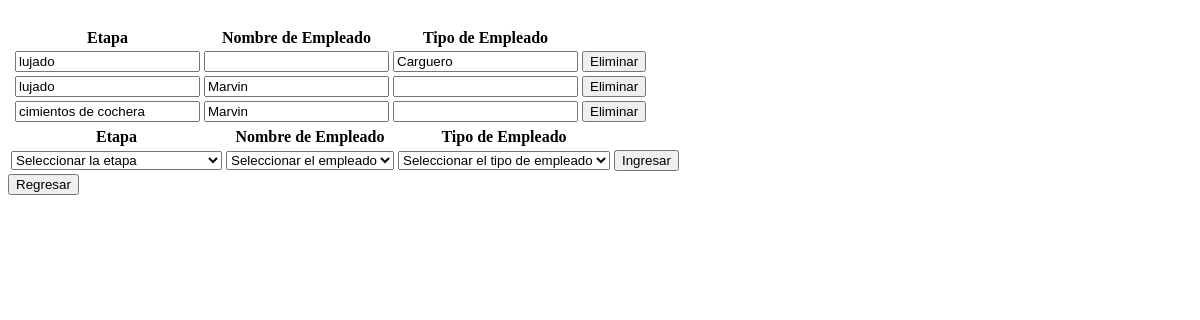
Before: /view/ObraEtapaEmpleadoAsignadoView.php with the older database file.
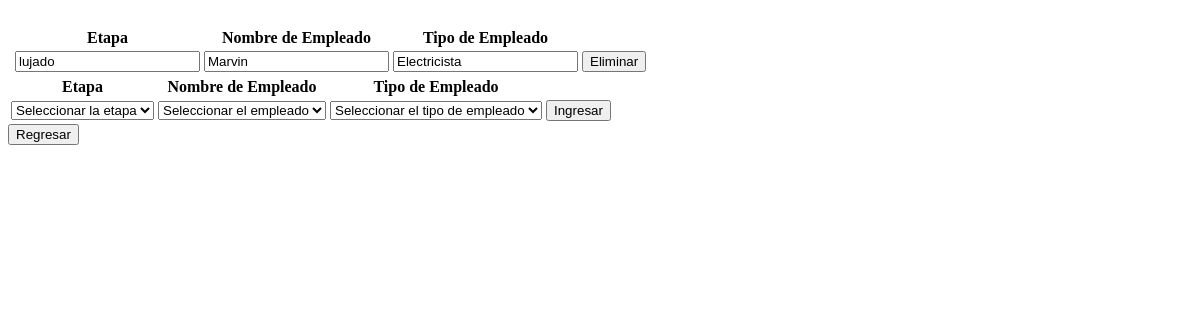
After: the same page with the newer database file.
### tables this page shows
CREATE TABLE `tbobraetapaempleadotipoasignado` (
  `tbobraetapaempleadotipoasignadoid` int(11) NOT NULL,
  `tbobraetapaid` int(11) NOT NULL,
  `tbempleadoid` int(11) NOT NULL,
  `tbempleadotipoid` int(11) NOT NULL
);

CREATE TABLE `tbobraetapa` (
  `tbobraetapaid` int(11) NOT NULL,
  `tbobraid` int(11) NOT NULL,
  `tbobraetapanombre` text NOT NULL,
  `tbobraetapadescricion` text NOT NULL,
  `tbobraetapaduracionaproximada` int(11) NOT NULL
);

CREATE TABLE `tbempleadotipo` (
  `tbempleadotipoid` int(11) NOT NULL,
  `tbempleadotiponombre` text NOT NULL,
  `tbempleadotipodescripcion` text NOT NULL,
  `tbempleadotipoactivo` tinyint(4) NOT NULL,
  `tbempleadotiposalariobase` int(11) NOT NULL
);

CREATE TABLE `tbempleado` (
  `tbempleadoid` int(11) NOT NULL,
  `tbempleadonombre` text NOT NULL,
  `tbempleadoapellidos` text NOT NULL,
  `tbempleadocedula` varchar(12) NOT NULL,
  `tbempleadotelefono` varchar(8) NOT NULL,
  `tbempleadoactivo` tinyint(1) NOT NULL
);

### data/ObraEtapaTipoEmpleadoAsignadoData.php (called while the page is built, shortened)
<?php
include '../domain/ObraEtapaTipoEmpleadoAsignado.php';
class ObraEtapaTipoEmpleadoAsignadoData extends Data {
    public function getAllObraTipoEmpleadoAsignado() {
        $conn = mysqli_connect($this->server, $this->user, $this->password, $this->db);
        $conn->set_charset('utf8');
        $querySelect = "SELECT * FROM tbobraetapaempleadotipoasignado;";
        $result = mysqli_query($conn, $querySelect);
        $ObraTipoEmpleado = [];
        while ($row = mysqli_fetch_array($result)) {
            $currentObraTipoEmpleado = new ObraEtapaTipoEmpleadoAsignado($row['tbobraetapaempleadotipoasignadoid'], $row['tbobraetapaid'], $row['tbempleadoid'],
            $row['tbempleadotipoid']);
            array_push($ObraTipoEmpleado, $currentObraTipoEmpleado);
        }
        return $ObraTipoEmpleado;
    }
}

### business/ObraEtapaTipoEmpleadoAsignadoBusiness.php (called while the page is built, shortened)
<?php
include '../data/ObraEtapaTipoEmpleadoAsignadoData.php';
class ObraEtapaTipoEmpleadoAsignadoBusiness {
    private $ObraEtapaTipoEmpleadoAsignadoData;
    public function ObraEtapaTipoEmpleadoAsignadoBusiness() {
        $this->ObraEtapaTipoEmpleadoAsignadoData = new ObraEtapaTipoEmpleadoAsignadoData();
    }
    public function getAllObraTipoEmpleadoAsignado(){
        return $this->ObraEtapaTipoEmpleadoAsignadoData->getAllObraTipoEmpleadoAsignado();
    }
}

### data/ObraEtapaData.php (called while the page is built, shortened)
<?php
class ObraEtapaData extends Data {
    public function getNombreEtapa($idEtapa) {
        $conn = mysqli_connect($this->server, $this->user, $this->password, $this->db);
        $conn->set_charset('utf8');
        $querySelect = "SELECT 	tbobraetapanombre FROM tbobraetapa WHERE tbobraetapaid  = '". $idEtapa ."';";
        $result = mysqli_query($conn, $querySelect);
        $nombreEmpleado = "";
        while ($row = mysqli_fetch_array($result)) {
            $nombreEmpleado = $row['tbobraetapanombre'];
        }
        return $nombreEmpleado;
    }
}

### business/ObraEtapaBusiness.php (called while the page is built, shortened)
<?php
include '../data/ObraEtapaData.php';
class ObraEtapaBusiness {
    private $ObraEtapaData;
    public function ObraEtapaBusiness() {
        $this->ObraEtapaData = new ObraEtapaData();
    }
    public function getNombreEtapa($obraEtapaId)  {
        return $this->ObraEtapaData->getNombreEtapa($obraEtapaId) ;
    }
}

### data/EmpleadoData.php (called while the page is built, shortened)
<?php
class EmpleadoData extends Data {
    public function getNombreEmpleado($idEmpleado) {
        $conn = mysqli_connect($this->server, $this->user, $this->password, $this->db);
        $conn->set_charset('utf8');
        $querySelect = "SELECT tbempleadonombre FROM tbempleado WHERE tbempleadoid = '". $idEmpleado ."';";
        $result = mysqli_query($conn, $querySelect);
        $nombreEmpleado = "";
        while ($row = mysqli_fetch_array($result)) {
            $nombreEmpleado = $row['tbempleadonombre'];
        }
        return $nombreEmpleado;
    }
}

### business/EmpleadoBusiness.php (called while the page is built, shortened)
<?php
include '../data/EmpleadoData.php';
class EmpleadoBusiness {
    private $EmpleadoData;
    public function EmpleadoBusiness() {
        $this->EmpleadoData = new EmpleadoData();
    }
    public function getNombreEmpleado($idEmpleado) {
        return $this->EmpleadoData->getNombreEmpleado($idEmpleado);
    }
}

### data/EmpleadoTipoData.php (called while the page is built, shortened)
<?php
class EmpleadoTipoData extends Data {
    public function getEmpleadoTipo($empleadoTipoId) {
        $conn = mysqli_connect($this->server, $this->user, $this->password, $this->db);
        $conn->set_charset('utf8');
        $querySelect = "SELECT * FROM tbempleadotipo WHERE tbempleadotipoid = ". $empleadoTipoId .";";
        $result = mysqli_query($conn, $querySelect);
        $tipoEmpleado = "";
        while ($row = mysqli_fetch_array($result)) {
            $tipoEmpleado = $row['tbempleadotiponombre'];
        }
        return $tipoEmpleado;
    }
}

### business/EmpleadoTipoBusiness.php (called while the page is built, shortened)
<?php
include '../data/EmpleadoTipoData.php';
class EmpleadoTipoBusiness {
    private $EmpleadoTipoData;
    public function EmpleadoTipoBusiness() {
        $this->EmpleadoTipoData = new EmpleadoTipoData();
    }
    public function getEmpleadoTipo($empleadoTipoId) {
        return $this->EmpleadoTipoData->getEmpleadoTipo($empleadoTipoId);
    }
}

### domain/ObraEtapaTipoEmpleadoAsignado.php (called while the page is built, shortened)
<?php
class ObraEtapaTipoEmpleadoAsignado {
    private $obraEtapaTipoEmpleadoId;
    function ObraEtapaTipoEmpleadoAsignado($obraEtapaTipoEmpleadoId, $obraEtapaId,$empleadoId, $empleadoTipoId) {
        $this->obraEtapaTipoEmpleadoId = $obraEtapaTipoEmpleadoId;
    }
    function getObraEtapaTipoEmpleadoId() {
        return $this->obraEtapaTipoEmpleadoId;
    }
}

### view/ObraEtapaEmpleadoAsignadoView.php (the view, shortened to what the changed rows need)
<!DOCTYPE html>
<html lang="en">
<head>
    <?php
    include '../business/EmpleadoBusiness.php';
    include '../business/EmpleadoTipoBusiness.php';
    include '../business/ObraEtapaBusiness.php';
    include '../business/ObraEtapaTipoEmpleadoAsignadoBusiness.php';
    ?>
</head>
<body>
    <section id="form">
        <table>
            <tr>
                <th></th>
                <th>Etapa</th>
                <th>Nombre de Empleado</th>
                <th>Tipo de Empleado</th>
            </tr>
            <tbody>
                <?php
                $ObraEtapaBusiness = new ObraEtapaBusiness();
                $EmpleadoTipoBusiness = new EmpleadoTipoBusiness();
                $EmpleadoBusiness = new EmpleadoBusiness();
                $ObraTipoEmpleadoAsignado = new ObraEtapaTipoEmpleadoAsignadoBusiness();
                $AllObraTipoEmpleadoAsignado = $ObraTipoEmpleadoAsignado->getAllObraTipoEmpleadoAsignado();
                foreach ($AllObraTipoEmpleadoAsignado as $current) {
                    echo '<form method="post" enctype="multipart/form-data" action="../business/ObraEtapaTipoEmpleadoAsignadoAction.php">';
                    echo '<td><input type="hidden" name="tbobraetapaempleadotipoasignadoid" value="' . $current->getObraEtapaTipoEmpleadoId() . '"/></td>';
                    echo '<td><input type="text" readonly name="etapanombreid" id="etapanombreid" value="' . $ObraEtapaBusiness->getNombreEtapa($current->getObraEtapaId()) . '"/></td>';
                    echo '<td><input type="text" readonly name="empleadonombreid" id="empleadonombreid" value="' . $EmpleadoBusiness->getNombreEmpleado($current->getEmpleadoId()) . '"/></td>';
                    echo '<td><input type="text" readonly name="empleadotipoid" id="empleadotipoid" value="' . $EmpleadoTipoBusiness->getEmpleadoTipo($current->getEmpleadoTipoId()) . '"/></td>';
                    echo '<td><button onclick="eliminarObraEtapaTipoEmpleadoAsignado(' . $current->getObraEtapaTipoEmpleadoId() . ')">Eliminar</button></td>';
                    echo '</form>';
                }
                ?>
            </tbody>
            <table>
                <tr>
                    <th>Etapa</th>
                    <th>Nombre de Empleado</th>
                    <th>Tipo de Empleado</th>
                </tr>
            </table>
        </table>
    </section>
</body>
</html>

Changed rows visible on the page:
removed tbobraetapaempleadotipoasignado: etapanombreid "lujado", empleadonombreid "Marvin"
removed tbobraetapaempleadotipoasignado: etapanombreid "cimientos de cochera", empleadonombreid "Marvin"
changed tbobraetapaempleadotipoasignado "lujado": empleadonombreid (not shown) → "Marvin"; empleadotipoid "Carguero" → "Electricista"
